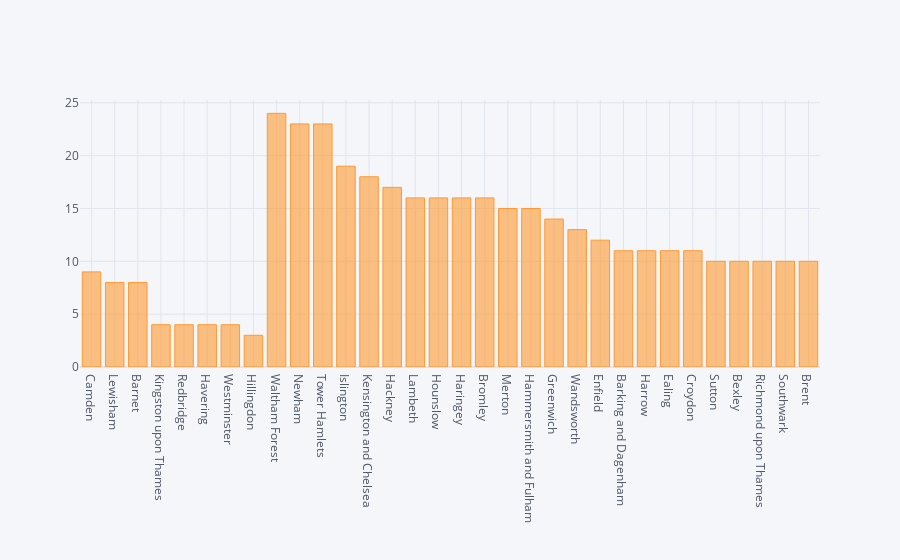

This figure's notebook cell:
### Code cell
growth_df = pd.DataFrame(earnings, columns = ['growth']).sort_values(by='growth', ascending = False)

print(growth_df)
growth_df.iplot(kind='bar')

### Figure 1 — Plotly figure (JSON) as saved in the notebook; plotly's stock layout.template omitted (floating-point values rounded to 4 significant figures)
{"data": [{"marker": {"color": "rgba(255, 153, 51, 0.6)", "line": {"color": "rgba(255, 153, 51, 1.0)", "width": 1}}, "name": "growth", "orientation": "v", "text": "", "type": "bar", "x": ["Camden", "Lewisham", "Barnet", "Kingston upon Thames", "Redbridge", "Havering", "Westminster", "Hillingdon", "Waltham Forest", "Newham", "Tower Hamlets", "Islington", "Kensington and Chelsea", "Hackney", "Lambeth", "Hounslow", "Haringey", "Bromley", "Merton", "Hammersmith and Fulham", "Greenwich", "Wandsworth", "Enfield", "Barking and Dagenham", "Harrow", "Ealing", "Croydon", "Sutton", "Bexley", "Richmond upon Thames", "Southwark", "Brent"], "y": ["9%", "8%", "8%", "4%", "4%", "4%", "4%", "3%", "24%", "23%", "23%", "19%", "18%", "17%", "16%", "16%", "16%", "16%", "15%", "15%", "14%", "13%", "12%", "11%", "11%", "11%", "11%", "10%", "10%", "10%", "10%", "10%"]}], "layout": {"legend": {"bgcolor": "#F5F6F9", "font": {"color": "#4D5663"}}, "paper_bgcolor": "#F5F6F9", "plot_bgcolor": "#F5F6F9", "title": {"font": {"color": "#4D5663"}}, "xaxis": {"gridcolor": "#E1E5ED", "showgrid": true, "tickfont": {"color": "#4D5663"}, "title": {"font": {"color": "#4D5663"}, "text": ""}, "zerolinecolor": "#E1E5ED"}, "yaxis": {"gridcolor": "#E1E5ED", "showgrid": true, "tickfont": {"color": "#4D5663"}, "title": {"font": {"color": "#4D5663"}, "text": ""}, "zerolinecolor": "#E1E5ED"}}}
